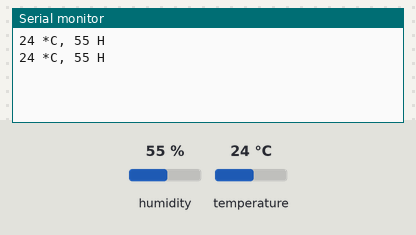
Simulated run of this sketch. Board: Arduino Uno, built with avr-gcc and run on an emulated ATmega328P. On the bench: the last lines printed to the serial monitor. The inputs (shaded band) are chosen by the test bench; at power-on: humidity 55 %, temperature 24 °C.

Above: at 3.2 s.
3.3 s: humidity set to 22 %
At 6.0 s:
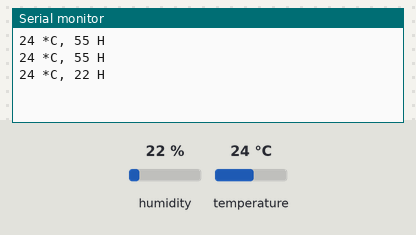
6.5 s: temperature set to 12 °C
At 8.7 s:
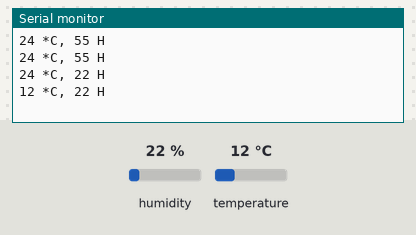
9.7 s: humidity set to 40 %
At 10.2 s:
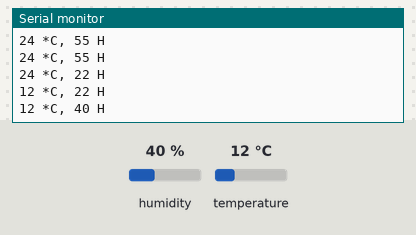
Timing chart, 0 to 12.7 s (numbered marks = the images above; inputs shaded):
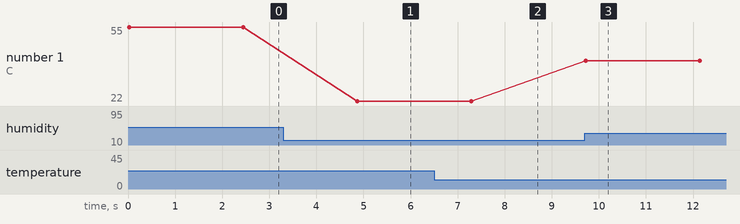

Measured:
- after the input at 3.3 s, the serial monitor: prints a new line after 1.6 s (image 1)
- after the input at 6.5 s, the serial monitor: prints a new line after 0.79 s (image 2)
- after the input at 9.7 s, the serial monitor: prints a new line at once (image 3)
- plotted number 1: 55 → 22 after the input at 3.3 s, 22 → 40 after the input at 9.7 s

The sketch:

thermotre_sans_fil_TX.ino
```cpp
#include <SimpleDHT.h>
#include <RCSwitch.h>

RCSwitch mySwitch = RCSwitch();

// init DHT11
int pinDHT11 = 2;
SimpleDHT11 dht11;

void setup() {
  Serial.begin(115200);

  // Transmitter is connected to Arduino Pin #10
  mySwitch.enableTransmit(10);

}

void loop() {

  byte temperature = 0;
  byte humidity = 0;
  int err = SimpleDHTErrSuccess;
  // if we dont get value from DHT we return to the begining
  // si nous n'avons pas de valeurs du DHT on reviens au debut avec return
  if ((err = dht11.read(pinDHT11, &temperature, &humidity, NULL)) != SimpleDHTErrSuccess) {
    Serial.print("Read DHT11 failed, err="); Serial.println(err);delay(1000);
    return;
  }

  Serial.print((int)temperature); Serial.print(" *C, ");
  Serial.print((int)humidity); Serial.println(" H");

// we send information with 433 and we add 999000 or 888000 for values
// on envoie l'information ave le 433 et on ajoute 999000 ou 888000 aux valeurs
    mySwitch.send((999000 + temperature), 24);
    //delay(1000);
    mySwitch.send((888000 + humidity), 24);

  delay(1500);

}
```
